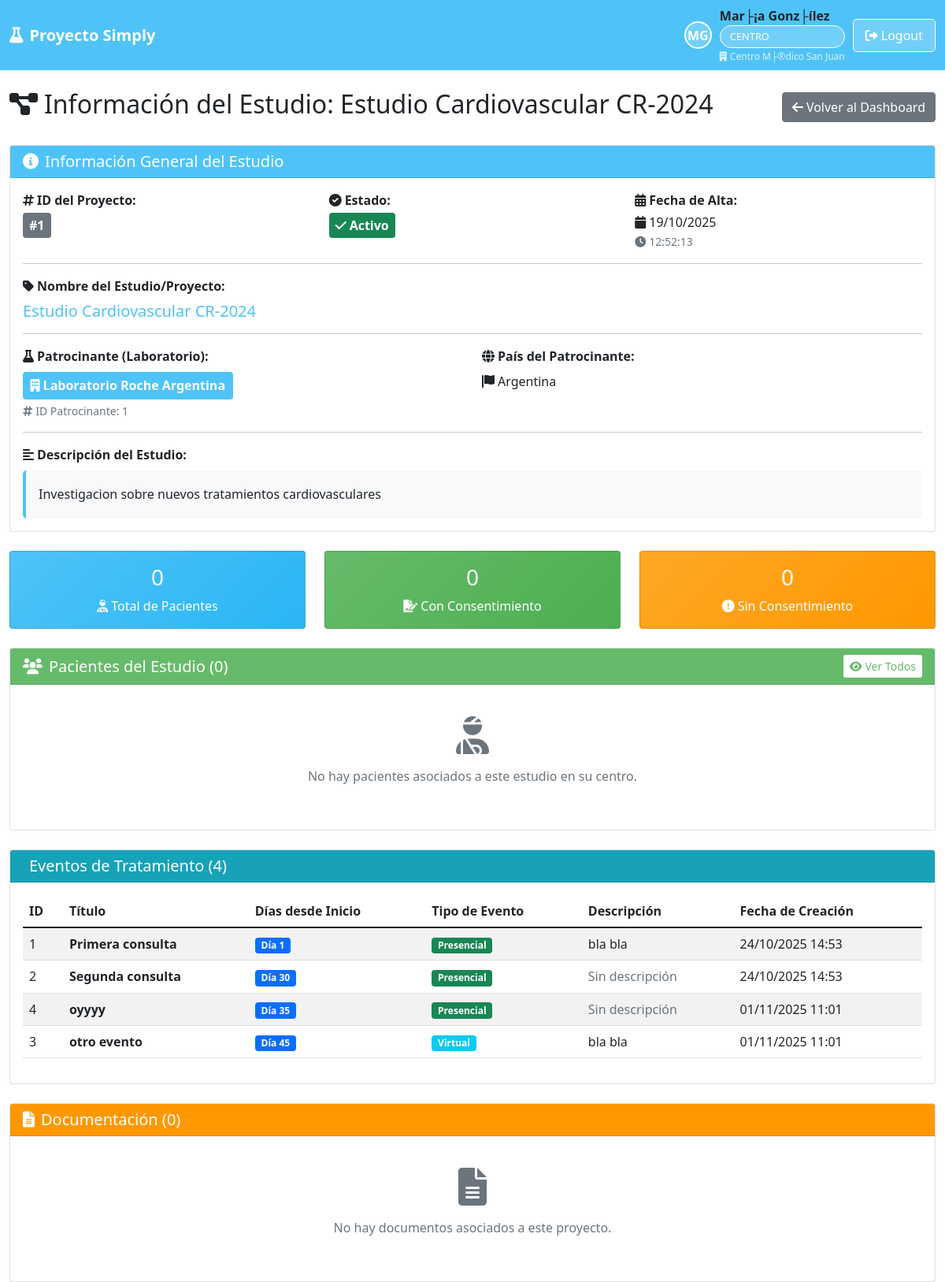
The app's page /site_centro/documentacion.php?id=1 (signed in) with its own data.
### tables this page shows
CREATE TABLE IF NOT EXISTS `proyectos` (
  `id` int(11) NOT NULL AUTO_INCREMENT,
  `nombre` varchar(255) NOT NULL,
  `patrocinante_id` int(11) NOT NULL,
  `descripcion` text DEFAULT NULL,
  `fecha_alta` timestamp NOT NULL DEFAULT current_timestamp(),
  `activo` tinyint(1) DEFAULT 1,
  PRIMARY KEY (`id`),
  KEY `patrocinante_id` (`patrocinante_id`)
);

CREATE TABLE IF NOT EXISTS `laboratorios` (
  `id` int(11) NOT NULL AUTO_INCREMENT,
  `nombre` varchar(255) NOT NULL,
  `pais` varchar(100) NOT NULL,
  `fecha_alta` timestamp NOT NULL DEFAULT current_timestamp(),
  `activo` tinyint(1) DEFAULT 1,
  PRIMARY KEY (`id`)
);

CREATE TABLE IF NOT EXISTS `eventos_tratamiento` (
  `id` int(11) NOT NULL AUTO_INCREMENT,
  `proyecto_id` int(11) NOT NULL,
  `titulo` varchar(255) NOT NULL,
  `descripcion` text DEFAULT NULL,
  `dias_desde_inicio` int(11) NOT NULL,
  `tipo_evento` enum('Presencial','Virtual','Llamado','Otro') NOT NULL,
  `fecha_creacion` timestamp NOT NULL DEFAULT current_timestamp(),
  `activo` tinyint(1) DEFAULT 1,
  PRIMARY KEY (`id`),
  KEY `proyecto_id` (`proyecto_id`)
);

### site_centro/documentacion.php (the view, shortened to what this page needs)
<?php
$auth = new Auth();
$auth->requireLogin();
$user = $auth->getUserInfo();
$database = new Database();
$db = $database->getConnection();
$proyecto_id = $_GET['id'] ?? null;
$centro_id = $user['identidad'];
$stmt = $db->prepare("
    SELECT p.*, l.nombre as laboratorio_nombre, l.pais as laboratorio_pais
    FROM proyectos p
    JOIN laboratorios l ON p.patrocinante_id = l.id
    INNER JOIN centros_proyectos cp ON p.id = cp.proyecto_id
    WHERE p.id = ? AND cp.centro_id = ? AND p.activo = 1 AND cp.activo = 1
");
$stmt->execute([$proyecto_id, $centro_id]);
$proyecto = $stmt->fetch();
include '../includes/header.php';
$stmt = $db->prepare("SELECT COUNT(*) as total FROM pacientes WHERE proyecto_id = ? AND centro_id = ? AND activo = 1");
$stmt->execute([$proyecto_id, $centro_id]);
$totalPacientes = $stmt->fetch()['total'];
$stmt = $db->prepare("SELECT COUNT(*) as total FROM pacientes WHERE proyecto_id = ? AND centro_id = ? AND consentimiento_firmado = 'SI' AND activo = 1");
$stmt->execute([$proyecto_id, $centro_id]);
$pacientesConConsentimiento = $stmt->fetch()['total'];
$stmt = $db->prepare("
    SELECT id, nombre, apellido, email, telefono1, consentimiento_firmado, fecha_alta
    FROM pacientes
    WHERE proyecto_id = ? AND centro_id = ? AND activo = 1
    ORDER BY apellido, nombre
");
$stmt->execute([$proyecto_id, $centro_id]);
$pacientes = $stmt->fetchAll();
$eventos = [];
try {
    $stmt = $db->prepare("
        SELECT * FROM eventos_tratamiento
        WHERE proyecto_id = ? AND activo = 1
        ORDER BY dias_desde_inicio ASC
    ");
    $stmt->execute([$proyecto_id]);
    $eventos = $stmt->fetchAll();
} catch (PDOException $e) {
    $eventos = [];
}
$documentos = [];
try {
    $stmt = $db->prepare("
        SELECT * FROM documentos_proyecto
        WHERE proyecto_id = ? AND activo = 1
        ORDER BY fecha_subida DESC
    ");
    $stmt->execute([$proyecto_id]);
    $documentos = $stmt->fetchAll();
} catch (PDOException $e) {
    $documentos = [];
}
?>
<div class="row">
    <div class="col-12">
        <div class="d-flex justify-content-between align-items-center mb-4">
            <h2>
                <i class="fas fa-project-diagram me-2"></i>Información del Estudio: <?php echo htmlspecialchars($proyecto['nombre']); ?>
            </h2>
            <a href="index.php" class="btn btn-secondary">
                <i class="fas fa-arrow-left me-1"></i>Volver al Dashboard
            </a>
        </div>
    </div>
</div>
<div class="row mb-4">
    <div class="col-12">
        <div class="card">
            <div class="card-header" style="background: #4FC3F7; color: white;">
                <h5 class="mb-0">
                    <i class="fas fa-info-circle me-2"></i>Información General del Estudio
                </h5>
            </div>
            <div class="card-body">
                <div class="row mb-3">
                    <div class="col-md-4">
                        <strong><i class="fas fa-hashtag me-1"></i>ID del Proyecto:</strong><br>
                        <span class="badge bg-secondary mt-1" style="font-size: 1em; padding: 0.5em;">#<?php echo $proyecto['id']; ?></span>
                    </div>
                    <div class="col-md-4">
                        <strong><i class="fas fa-check-circle me-1"></i>Estado:</strong><br>
                        <?php if ($proyecto['activo']): ?>
                            <span class="badge bg-success mt-1" style="font-size: 1em; padding: 0.5em;">
                                <i class="fas fa-check me-1"></i>Activo
                            </span>
                        <?php else: ?>
                            <span class="badge bg-danger mt-1" style="font-size: 1em; padding: 0.5em;">
                                <i class="fas fa-times me-1"></i>Inactivo
                            </span>
                        <?php endif; ?>
                    </div>
                    <div class="col-md-4">
                        <strong><i class="fas fa-calendar-alt me-1"></i>Fecha de Alta:</strong><br>
                        <p class="mb-0 mt-1">
                            <i class="fas fa-calendar me-1"></i><?php echo date('d/m/Y', strtotime($proyecto['fecha_alta'])); ?><br>
                            <small class="text-muted">
                                <i class="fas fa-clock me-1"></i><?php echo date('H:i:s', strtotime($proyecto['fecha_alta'])); ?>
                            </small>
                        </p>
                    </div>
                </div>
                <hr>
                <div class="row mb-3">
                    <div class="col-12">
                        <strong><i class="fas fa-tag me-1"></i>Nombre del Estudio/Proyecto:</strong><br>
                        <h5 class="mt-2 mb-0" style="color: #4FC3F7;">
                            <?php echo htmlspecialchars($proyecto['nombre']); ?>
                        </h5>
                    </div>
                </div>
                <hr>
                <div class="row mb-3">
                    <div class="col-md-6">
                        <strong><i class="fas fa-flask me-1"></i>Patrocinante (Laboratorio):</strong><br>
                        <div class="mt-2">
                            <span class="badge" style="background: #4FC3F7; color: white; font-size: 1em; padding: 0.6em;">
                                <i class="fas fa-building me-1"></i><?php echo htmlspecialchars($proyecto['laboratorio_nombre']); ?>
                            </span>
                            <br>
                            <small class="text-muted mt-1 d-block">
                                <i class="fas fa-hashtag me-1"></i>ID Patrocinante: <?php echo $proyecto['patrocinante_id']; ?>
                            </small>
                        </div>
                    </div>
                    <div class="col-md-6">
                        <strong><i class="fas fa-globe me-1"></i>País del Patrocinante:</strong><br>
                        <p class="mb-0 mt-2">
                            <i class="fas fa-flag me-1"></i><?php echo htmlspecialchars($proyecto['laboratorio_pais']); ?>
                        </p>
                    </div>
                </div>
                <hr>
                <div class="row">
                    <div class="col-12">
                        <strong><i class="fas fa-align-left me-1"></i>Descripción del Estudio:</strong><br>
                        <div class="mt-2 p-3" style="background: #f8f9fa; border-radius: 5px; border-left: 4px solid #4FC3F7;">
                            <p class="mb-0" style="text-align: justify; line-height: 1.8;">
                                <?php if ($proyecto['descripcion']): ?>
                                    <?php echo nl2br(htmlspecialchars($proyecto['descripcion'])); ?>
                                <?php else: ?>
                                    <span class="text-muted"><i>No hay descripción disponible para este estudio.</i></span>
                                <?php endif; ?>
                            </p>
                        </div>
                    </div>
                </div>
            </div>
        </div>
    </div>
</div>
<div class="row mb-4">
    <div class="col-md-4">
        <div class="card text-center" style="background: linear-gradient(135deg, #4FC3F7 0%, #29B6F6 100%); color: white;">
            <div class="card-body">
                <h3 class="card-title"><?php echo $totalPacientes; ?></h3>
                <p class="card-text mb-0">
                    <i class="fas fa-user-injured me-1"></i>Total de Pacientes
                </p>
            </div>
        </div>
    </div>
    <div class="col-md-4">
        <div class="card text-center" style="background: linear-gradient(135deg, #66BB6A 0%, #4CAF50 100%); color: white;">
            <div class="card-body">
                <h3 class="card-title"><?php echo $pacientesConConsentimiento; ?></h3>
                <p class="card-text mb-0">
                    <i class="fas fa-file-signature me-1"></i>Con Consentimiento
                </p>
            </div>
        </div>
    </div>
    <div class="col-md-4">
        <div class="card text-center" style="background: linear-gradient(135deg, #FFA726 0%, #FF9800 100%); color: white;">
            <div class="card-body">
                <h3 class="card-title"><?php echo $totalPacientes - $pacientesConConsentimiento; ?></h3>
                <p class="card-text mb-0">
                    <i class="fas fa-exclamation-circle me-1"></i>Sin Consentimiento
                </p>
            </div>
        </div>
    </div>
</div>
<div class="row mb-4">
    <div class="col-12">
        <div class="card">
            <div class="card-header d-flex justify-content-between align-items-center" style="background: #66BB6A; color: white;">
                <h5 class="mb-0">
                    <i class="fas fa-users me-2"></i>Pacientes del Estudio (<?php echo count($pacientes); ?>)
                </h5>
                <a href="pacientes.php?proyecto=<?php echo $proyecto_id; ?>" class="btn btn-sm" style="background: white; color: #66BB6A; border: none;">
                    <i class="fas fa-eye me-1"></i>Ver Todos
                </a>
            </div>
            <div class="card-body">
                <?php if (empty($pacientes)): ?>
                    <div class="text-center text-muted py-4">
                        <i class="fas fa-user-injured fa-3x mb-3"></i>
                        <p>No hay pacientes asociados a este estudio en su centro.</p>
                    </div>
                <?php endif; ?>
            </div>
        </div>
    </div>
</div>
<div class="row mt-4">
    <div class="col-12">
        <div class="card">
            <div class="card-header" style="background: #17a2b8; color: white;">
                <h5 class="mb-0">
                    <i class="fas fa-calendar-medical me-2"></i>Eventos de Tratamiento (<?php echo count($eventos); ?>)
                </h5>
            </div>
            <div class="card-body">
                <?php if (empty($eventos)): ?>
                    <div class="text-center text-muted py-4">
                        <i class="fas fa-info-circle fa-3x mb-3"></i>
                        <p>No hay eventos de tratamiento asociados a este proyecto.</p>
                    </div>
                <?php else: ?>
                    <div class="table-responsive">
                        <table class="table table-striped table-hover">
                            <thead>
                                <tr>
                                    <th>ID</th>
                                    <th>Título</th>
                                    <th>Días desde Inicio</th>
                                    <th>Tipo de Evento</th>
                                    <th>Descripción</th>
                                    <th>Fecha de Creación</th>
                                </tr>
                            </thead>
                            <tbody>
                                <?php foreach ($eventos as $evento): ?>
                                <tr>
                                    <td><?php echo $evento['id']; ?></td>
                                    <td><strong><?php echo htmlspecialchars($evento['titulo']); ?></strong></td>
                                    <td>
                                        <span class="badge bg-primary">Día <?php echo $evento['dias_desde_inicio']; ?></span>
                                    </td>
                                    <td>
                                        <?php
                                        $badgeColors = [
                                            'Presencial' => 'bg-success',
                                            'Virtual' => 'bg-info',
                                            'Llamado' => 'bg-warning',
                                            'Otro' => 'bg-secondary'
                                        ];
                                        $color = $badgeColors[$evento['tipo_evento']] ?? 'bg-secondary';
                                        ?>
                                        <span class="badge <?php echo $color; ?>"><?php echo htmlspecialchars($evento['tipo_evento']); ?></span>
                                    </td>
                                    <td>
                                        <?php if ($evento['descripcion']): ?>
                                            <?php echo htmlspecialchars($evento['descripcion']); ?>
                                        <?php else: ?>
                                            <span class="text-muted">Sin descripción</span>
                                        <?php endif; ?>
                                    </td>
                                    <td><?php echo date('d/m/Y H:i', strtotime($evento['fecha_creacion'])); ?></td>
                                </tr>
                                <?php endforeach; ?>
                            </tbody>
                        </table>
                    </div>
                <?php endif; ?>
            </div>
        </div>
    </div>
</div>
<div class="row mt-4">
    <div class="col-12">
        <div class="card">
            <div class="card-header" style="background: #FF9800; color: white;">
                <h5 class="mb-0">
                    <i class="fas fa-file-alt me-2"></i>Documentación (<?php echo count($documentos); ?>)
                </h5>
            </div>
            <div class="card-body">
                <?php if (empty($documentos)): ?>
                    <div class="text-center text-muted py-4">
                        <i class="fas fa-file-alt fa-3x mb-3"></i>
                        <p>No hay documentos asociados a este proyecto.</p>
                    </div>
                <?php endif; ?>
            </div>
        </div>
    </div>
</div>
<?php include '../includes/footer.php'; ?>

### records on screen
proyectos: nombre "Estudio Cardiovascular CR-2024", id "1", fecha_alta "19/10/2025", fecha_alta "12:52:13", patrocinante.nombre "Laboratorio Roche Argentina", patrocinante "1", patrocinante.pais "Argentina", descripcion "Investigacion sobre nuevos tratamientos cardiovasculares"
eventos_tratamiento: id "1", titulo "Primera consulta", dias_desde_inicio "1", tipo_evento "Presencial", descripcion "bla bla", fecha_creacion "24/10/2025 14:53"
eventos_tratamiento: id "2", titulo "Segunda consulta", dias_desde_inicio "30", tipo_evento "Presencial", shows "Sin descripción", fecha_creacion "24/10/2025 14:53"
eventos_tratamiento: id "4", titulo "oyyyy", dias_desde_inicio "35", tipo_evento "Presencial", shows "Sin descripción", fecha_creacion "01/11/2025 11:01"
eventos_tratamiento: id "3", titulo "otro evento", dias_desde_inicio "45", tipo_evento "Virtual", descripcion "bla bla", fecha_creacion "01/11/2025 11:01"

### other values on screen
substr($user['nombre'], 0, 1) . substr($user['apellido'], 0, 1) "MG"
$user['nombre'] . ' ' . $user['apellido'] "Mar├¡a Gonz├ílez"
$user['rol'] "CENTRO"
$user['entidad_nombre'] "Centro M├®dico San Juan"
$totalPacientes "0"
$pacientesConConsentimiento "0"
$totalPacientes - $pacientesConConsentimiento "0"
count($pacientes) "0"
count($eventos) "4"
count($documentos) "0"
